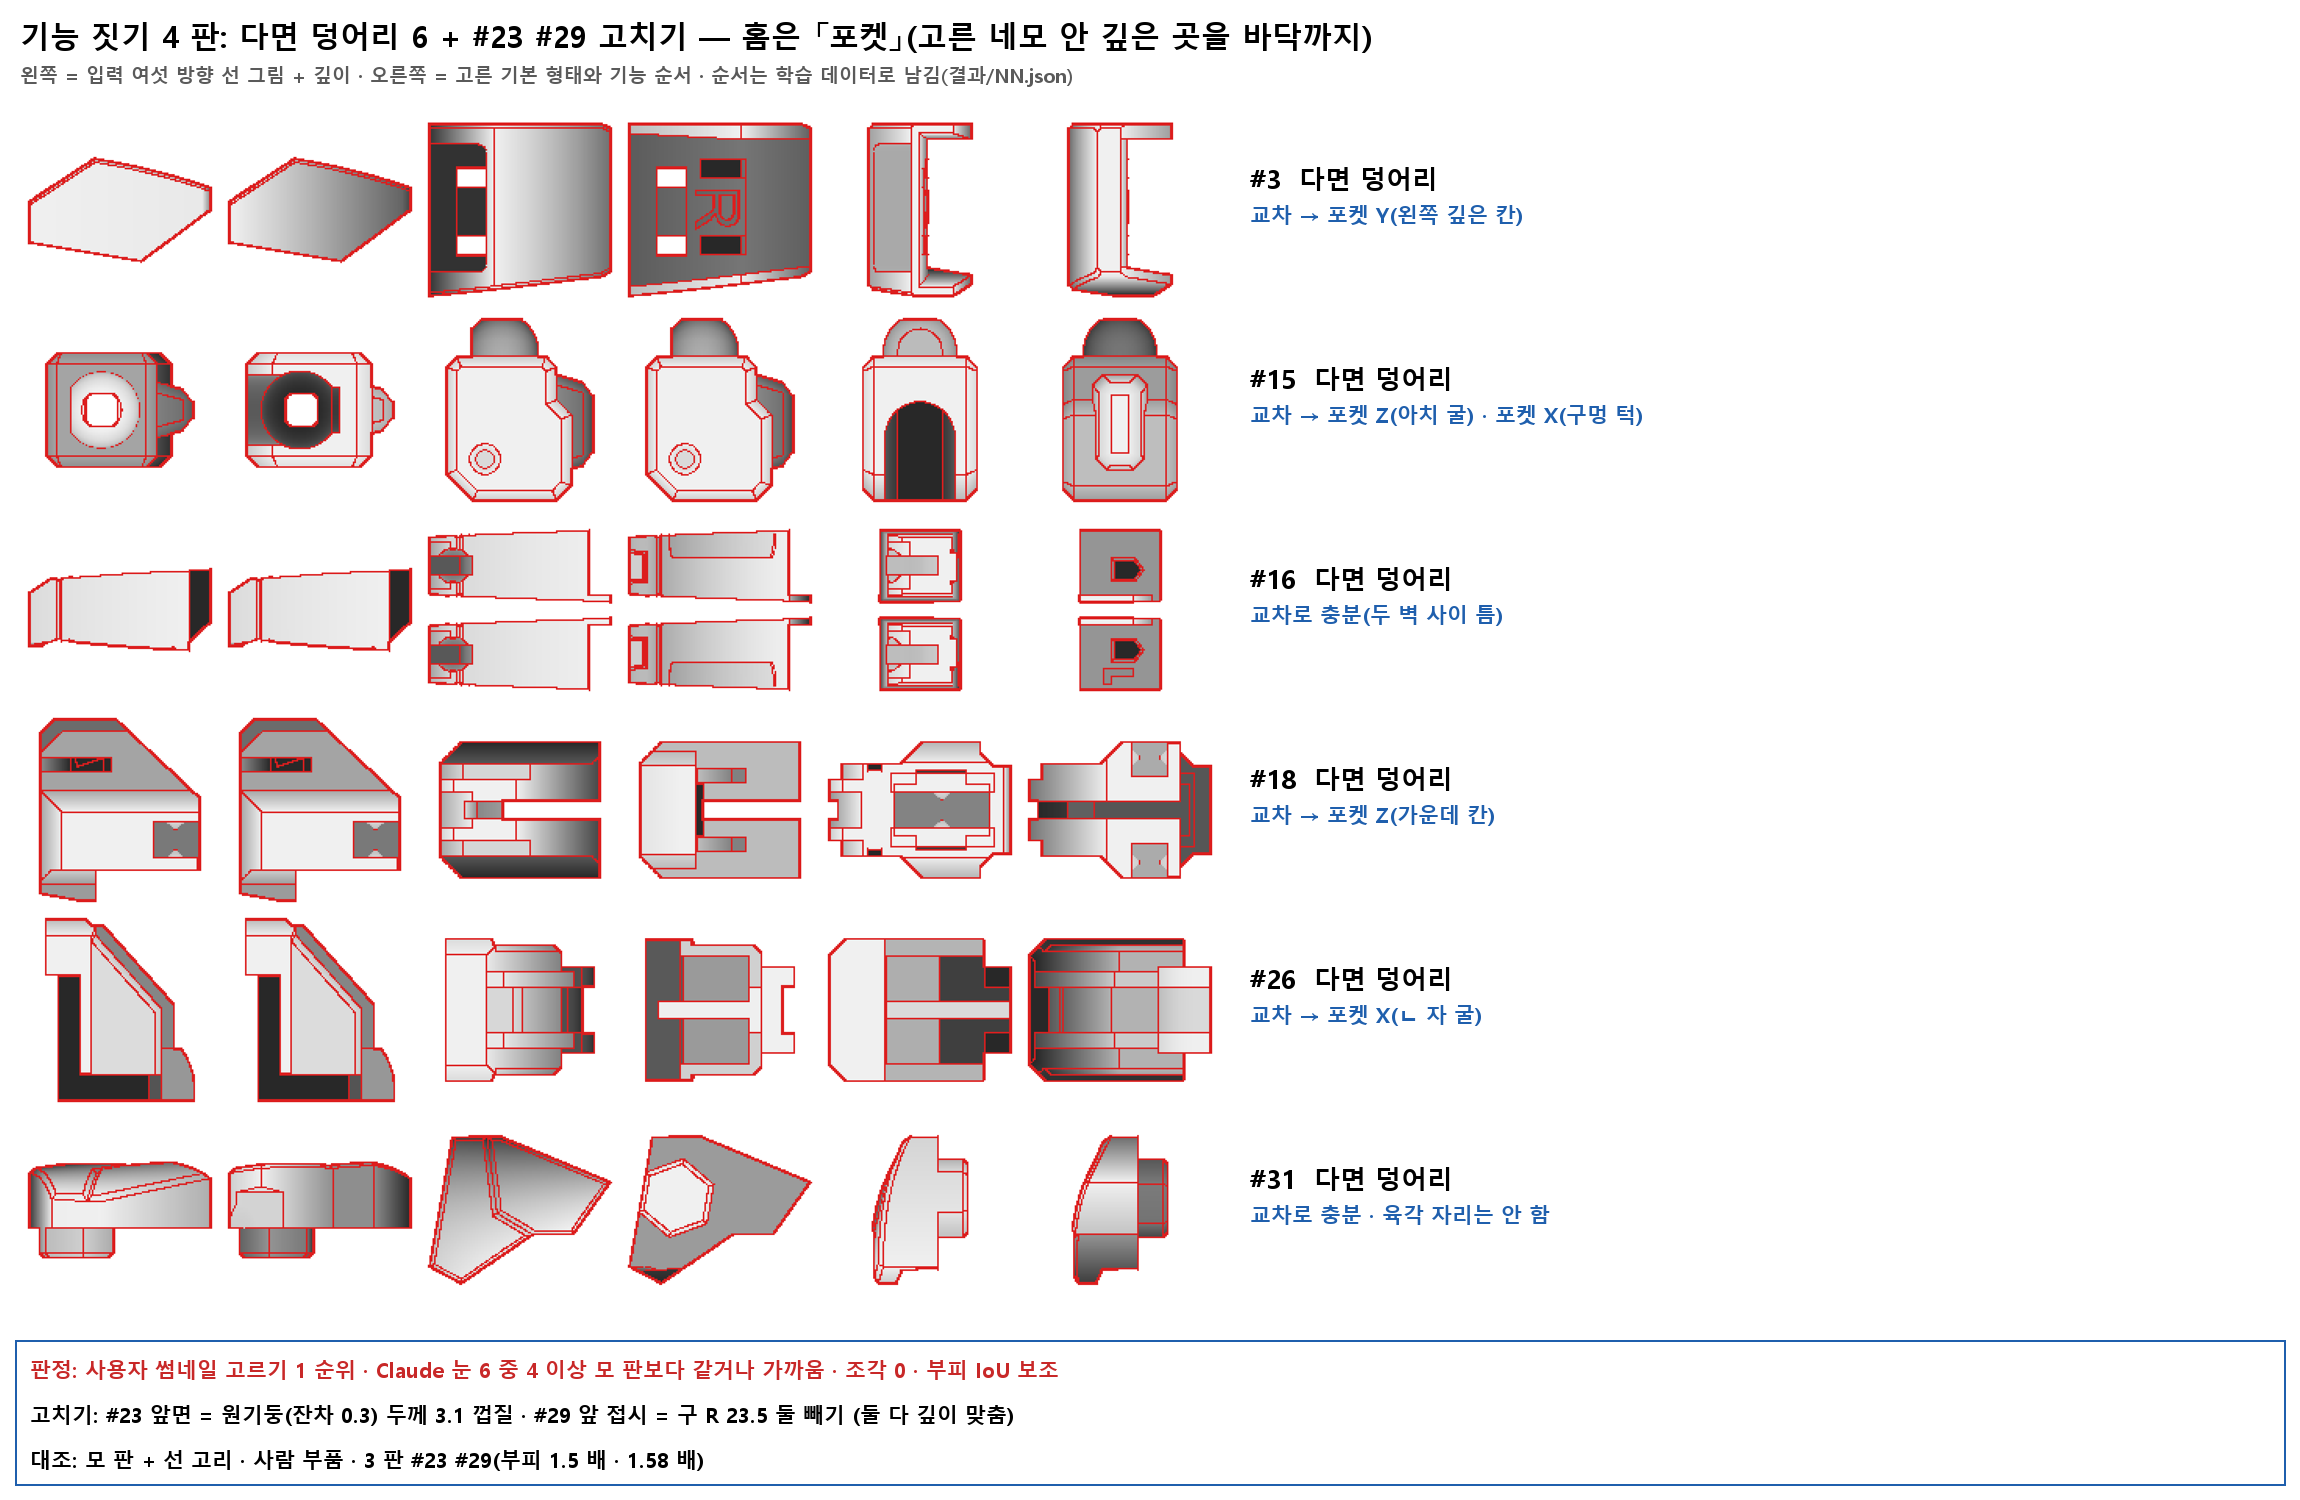

Generate this figure with Python:
# 기능0 4 판 흐름도 — 6 부품 · 판정은 눈(썸네일) 먼저 · 입력 선 그림 + 기능 순서 · 10-11
import os
from PIL import Image, ImageDraw, ImageFont
H = os.path.dirname(os.path.abspath(__file__)); F = lambda n: ImageFont.truetype("C:/Windows/Fonts/malgunbd.ttf", n)
줄 = [(3, "다면 덩어리", "교차 → 포켓 Y(왼쪽 깊은 칸)", 0), (15, "다면 덩어리", "교차 → 포켓 Z(아치 굴) · 포켓 X(구멍 턱)", 0),
      (16, "다면 덩어리", "교차로 충분(두 벽 사이 틈)", 0), (18, "다면 덩어리", "교차 → 포켓 Z(가운데 칸)", 0),
      (26, "다면 덩어리", "교차 → 포켓 X(ㄴ 자 굴)", 0), (31, "다면 덩어리", "교차로 충분 · 육각 자리는 안 함", 0)]
a = Image.open(os.path.join(H, "입력_4판.png")); a = a.resize((1200, 1200)); h = 200
im = Image.new("RGB", (2300, 130 + 6 * h + 170), "white"); d = ImageDraw.Draw(im)
d.text((20, 15), "기능 짓기 4 판: 다면 덩어리 6 + #23 #29 고치기 — 홈은 「포켓」(고른 네모 안 깊은 곳을 바닥까지)", font=F(30), fill="black")
d.text((20, 62), "왼쪽 = 입력 여섯 방향 선 그림 + 깊이 · 오른쪽 = 고른 기본 형태와 기능 순서 · 순서는 학습 데이터로 남김(결과/NN.json)", font=F(19), fill=(90, 90, 90))
im.paste(a, (20, 110))
for q, (i, 형, 순, 모) in enumerate(줄):
    y = 110 + q * h + 50; d.text((1250, y), "#%d  %s" % (i, 형), font=F(26), fill="black"); d.text((1250, y + 40), 순, font=F(21), fill=(31, 95, 173)); 
y = im.height - 160; d.rectangle((15, y, im.width - 15, im.height - 15), outline=(31, 95, 173), width=2)
for q, t in enumerate(["판정: 사용자 썸네일 고르기 1 순위 · Claude 눈 6 중 4 이상 모 판보다 같거나 가까움 · 조각 0 · 부피 IoU 보조",
                       "고치기: #23 앞면 = 원기둥(잔차 0.3) 두께 3.1 껍질 · #29 앞 접시 = 구 R 23.5 둘 빼기 (둘 다 깊이 맞춤)",
                       "대조: 모 판 + 선 고리 · 사람 부품 · 3 판 #23 #29(부피 1.5 배 · 1.58 배)"]):
    d.text((30, y + 15 + q * 45), t, font=F(21), fill=(200, 40, 40) if q == 0 else "black")
im.save(os.path.join(H, "흐름4.png")); print("ok")
